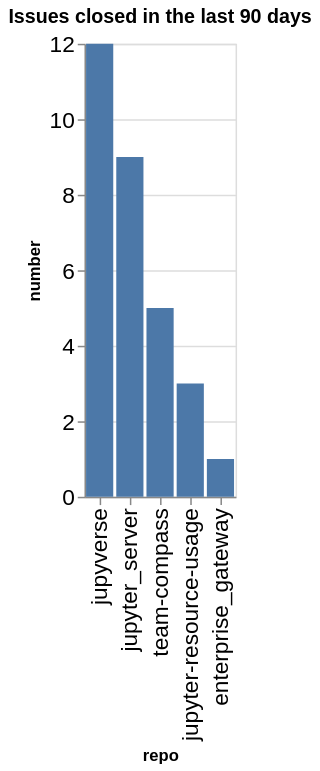

Notebook code cell kept with this figure:
### Code cell
closed_counts = closed.groupby(['org', 'repo']).count()['number'].reset_index()
closed_counts['org/repo'] = closed_counts.apply(lambda a: a['org'] + '/' + a['repo'], axis=1)
sorted_vals = closed_counts.sort_values(['number'], ascending=False)['repo'].values
alt.Chart(data=closed_counts, title=f"Issues closed in the last {n_days} days").mark_bar().encode(
    x=alt.X('repo', sort=alt.Sort(sorted_vals.tolist())),
    y='number',
)

### Figure 1 — Vega-Lite specification as saved in the notebook (floating-point values rounded to 4 significant figures)
{"config": {"axisLeft": {"labelFontSize": 15}, "axisBottom": {"labelFontSize": 15}}, "data": {"name": "data-befbeaca82c66c030dd71f67b70ccee5"}, "mark": {"type": "bar"}, "encoding": {"x": {"field": "repo", "sort": ["jupyverse", "jupyter_server", "team-compass", "jupyter-resource-usage", "enterprise_gateway"], "type": "nominal"}, "y": {"field": "number", "type": "quantitative"}}, "title": "Issues closed in the last 90 days", "$schema": "https://vega.github.io/schema/vega-lite/v5.20.1.json", "datasets": {"data-befbeaca82c66c030dd71f67b70ccee5": [{"org": "jupyter-server", "repo": "enterprise_gateway", "number": 1, "org/repo": "jupyter-server/enterprise_gateway"}, {"org": "jupyter-server", "repo": "jupyter-resource-usage", "number": 3, "org/repo": "jupyter-server/jupyter-resource-usage"}, {"org": "jupyter-server", "repo": "jupyter_server", "number": 9, "org/repo": "jupyter-server/jupyter_server"}, {"org": "jupyter-server", "repo": "jupyverse", "number": 12, "org/repo": "jupyter-server/jupyverse"}, {"org": "jupyter-server", "repo": "team-compass", "number": 5, "org/repo": "jupyter-server/team-compass"}]}}
